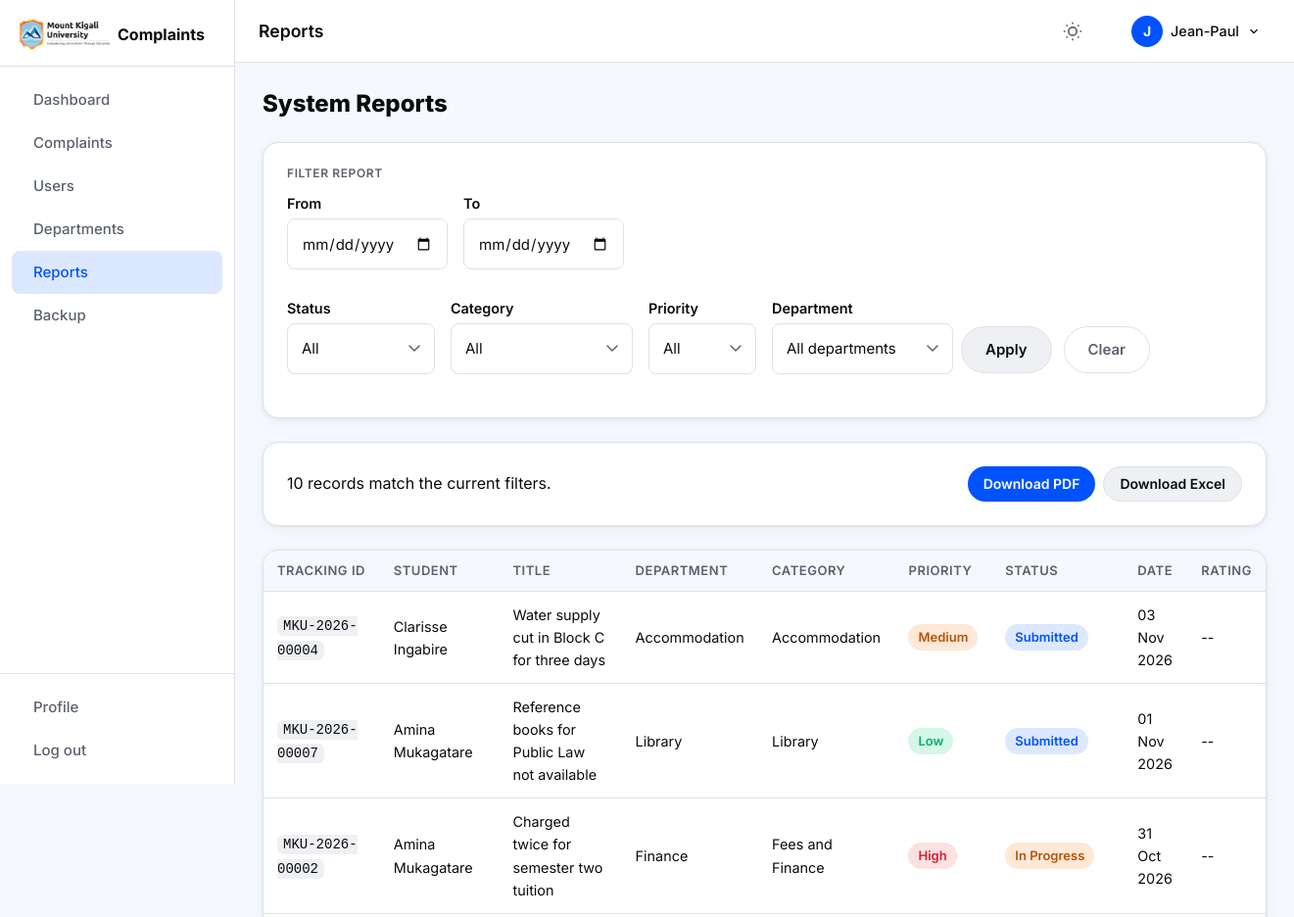
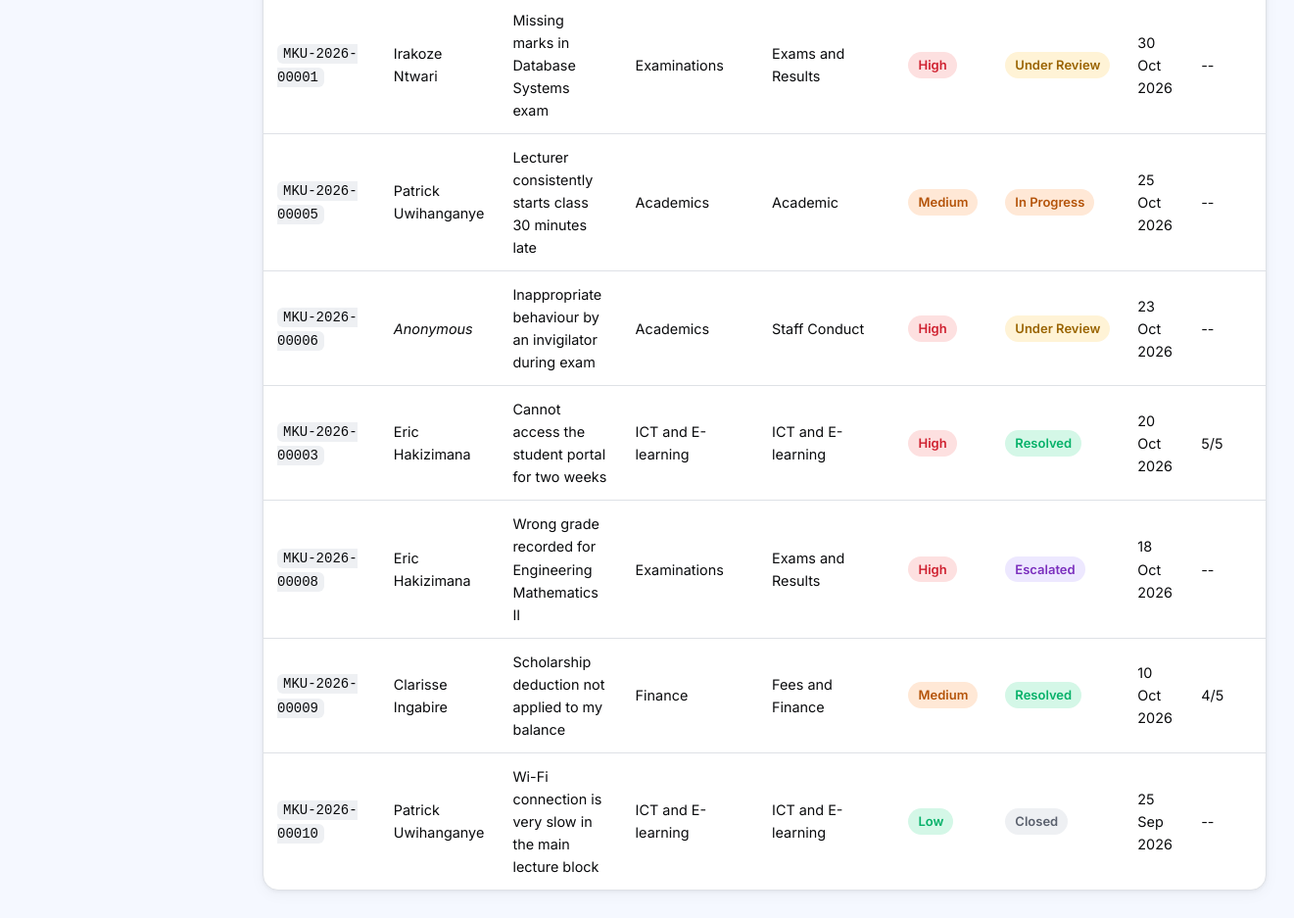
Screenshot of /admin/reports.php (signed in) with the database file from the repository (2 pictures, top to bottom).
### tables this page shows
CREATE TABLE `complaints` (
    `id`            INT UNSIGNED NOT NULL AUTO_INCREMENT,
    `tracking_id`   VARCHAR(20)  NOT NULL,
    `student_id`    INT UNSIGNED NOT NULL,
    `is_anonymous`  TINYINT(1)   NOT NULL DEFAULT 0,
    `category`      ENUM(
                        'Academic',
                        'Fees and Finance',
                        'Exams and Results',
                        'Accommodation',
                        'ICT and E-learning',
                        'Library',
                        'Staff Conduct',
                        'Other'
                    ) NOT NULL,
    `title`         VARCHAR(200) NOT NULL,
    `description`   TEXT NOT NULL,
    `priority`      ENUM('Low','Medium','High') NOT NULL DEFAULT 'Low',
    `department_id` INT UNSIGNED DEFAULT NULL,
    `assigned_to`   INT UNSIGNED DEFAULT NULL,
    `status`        ENUM(
                        'Submitted',
                        'Under Review',
                        'In Progress',
                        'Resolved',
                        'Closed',
                        'Rejected',
                        'Escalated'
                    ) NOT NULL DEFAULT 'Submitted',
    `rating`        TINYINT UNSIGNED DEFAULT NULL COMMENT '1-5 student satisfaction after resolution',
    `created_at`    DATETIME NOT NULL DEFAULT CURRENT_TIMESTAMP,
    `updated_at`    DATETIME NOT NULL DEFAULT CURRENT_TIMESTAMP ON UPDATE CURRENT_TIMESTAMP,
    PRIMARY KEY (`id`),
    UNIQUE KEY `uq_tracking_id` (`tracking_id`),
    KEY `idx_student_id`        (`student_id`),
    KEY `idx_status`            (`status`),
    KEY `idx_department_id`     (`department_id`),
    KEY `idx_assigned_to`       (`assigned_to`),
    KEY `idx_created_at`        (`created_at`),
    CONSTRAINT `fk_complaints_student`
        FOREIGN KEY (`student_id`) REFERENCES `users` (`id`)
        ON DELETE CASCADE ON UPDATE CASCADE,
    CONSTRAINT `fk_complaints_department`
        FOREIGN KEY (`department_id`) REFERENCES `departments` (`id`)
        ON DELETE SET NULL ON UPDATE CASCADE,
    CONSTRAINT `fk_complaints_assigned`
        FOREIGN KEY (`assigned_to`) REFERENCES `users` (`id`)
        ON DELETE SET NULL ON UPDATE CASCADE
);

CREATE TABLE `users` (
    `id`              INT UNSIGNED NOT NULL AUTO_INCREMENT,
    `reg_number`      VARCHAR(20)  DEFAULT NULL,
    `full_name`       VARCHAR(100) NOT NULL,
    `email`           VARCHAR(150) NOT NULL,
    `phone`           VARCHAR(20)  DEFAULT NULL,
    `faculty`         VARCHAR(100) DEFAULT NULL,
    `role`            ENUM('student','staff','admin') NOT NULL DEFAULT 'student',
    `department_id`   INT UNSIGNED DEFAULT NULL,
    `password_hash`   VARCHAR(255) NOT NULL,
    `failed_attempts` TINYINT UNSIGNED NOT NULL DEFAULT 0,
    `locked_until`    DATETIME DEFAULT NULL,
    `is_active`       TINYINT(1) NOT NULL DEFAULT 1,
    `created_at`      DATETIME NOT NULL DEFAULT CURRENT_TIMESTAMP,
    PRIMARY KEY (`id`),
    UNIQUE KEY `uq_email`      (`email`),
    UNIQUE KEY `uq_reg_number` (`reg_number`),
    KEY `idx_role`             (`role`),
    KEY `idx_department_id`    (`department_id`),
    CONSTRAINT `fk_users_department`
        FOREIGN KEY (`department_id`) REFERENCES `departments` (`id`)
        ON DELETE SET NULL ON UPDATE CASCADE
);

CREATE TABLE `departments` (
    `id`         INT UNSIGNED NOT NULL AUTO_INCREMENT,
    `name`       VARCHAR(100) NOT NULL,
    `email`      VARCHAR(150) DEFAULT NULL,
    PRIMARY KEY (`id`)
);

### includes/functions.php (called while the page is built, shortened)
<?php
function e(string $value): string {
    return htmlspecialchars($value, ENT_QUOTES | ENT_SUBSTITUTE, 'UTF-8');
}
function status_badge_class(string $status): string {
    return match ($status) {
        'Submitted'    => 'blue',
        'Under Review' => 'yellow',
        'In Progress'  => 'orange',
        'Resolved'     => 'green',
        'Closed'       => 'grey',
        'Rejected'     => 'red',
        'Escalated'    => 'purple',
        default        => 'grey',
    };
}
function priority_badge_class(string $priority): string {
    return match ($priority) {
        'High'   => 'red',
        'Medium' => 'orange',
        'Low'    => 'green',
        default  => 'grey',
    };
}

### admin/reports.php (the view, shortened to what this page needs)
<?php
require_once dirname(__DIR__) . '/includes/functions.php';
$pdo = get_db();
$date_from = trim($_GET['date_from'] ?? '');
$date_to   = trim($_GET['date_to']   ?? '');
$status    = trim($_GET['status']    ?? '');
$category  = trim($_GET['category']  ?? '');
$priority  = trim($_GET['priority']  ?? '');
$dept_id   = (int)($_GET['dept'] ?? 0);
$where  = ['1=1'];
$params = [];
$where_sql = 'WHERE ' . implode(' AND ', $where);
$list_stmt = $pdo->prepare(
    "SELECT c.id, c.tracking_id, c.title, c.category, c.status, c.priority,
            c.is_anonymous, c.created_at, c.updated_at, c.rating,
            u.full_name AS student_name, u.reg_number,
            d.name AS dept_name
     FROM complaints c
     JOIN users u ON u.id = c.student_id
     LEFT JOIN departments d ON d.id = c.department_id
     {$where_sql}
     ORDER BY c.created_at DESC LIMIT 500"
);
$list_stmt->execute($params);
$complaints = $list_stmt->fetchAll();
$query = http_build_query(array_filter([
    'date_from' => $date_from, 'date_to' => $date_to,
    'status'    => $status,    'category' => $category,
    'priority'  => $priority,  'dept' => $dept_id ?: '',
]));
include dirname(__DIR__) . '/includes/header.php';
?>
<div class="page-header">
  <h2 class="page-title">System Reports</h2>
</div>
<div class="card" style="margin-bottom:24px">
  <h3 class="card__section-title">Filter report</h3>
  <form method="GET" action="" class="filters-bar__form filters-bar__form--wrap">
    <div class="form-row form-row--half">
      <div class="form-group">
        <label class="form-label" for="date_from">From</label>
        <input type="date" id="date_from" name="date_from" class="form-input" value="<?= e($date_from) ?>">
      </div>
      <div class="form-group">
        <label class="form-label" for="date_to">To</label>
        <input type="date" id="date_to" name="date_to" class="form-input" value="<?= e($date_to) ?>">
      </div>
    </div>
    <div class="form-row form-row--four">
      <div class="form-group">
        <label class="form-label">Status</label>
        <select name="status" class="form-input form-select">
          <option value="">All</option>
        </select>
      </div>
      <div class="form-group">
        <label class="form-label">Category</label>
        <select name="category" class="form-input form-select">
          <option value="">All</option>
        </select>
      </div>
      <div class="form-group">
        <label class="form-label">Priority</label>
        <select name="priority" class="form-input form-select">
          <option value="">All</option>
        </select>
      </div>
      <div class="form-group">
        <label class="form-label">Department</label>
        <select name="dept" class="form-input form-select">
          <option value="">All departments</option>
        </select>
      </div>
    </div>
    <div class="form-actions">
      <button type="submit" class="btn btn--secondary"><?= icon('filter') ?> Apply</button>
      <a href="?" class="btn btn--ghost">Clear</a>
    </div>
  </form>
</div>
<div class="card report-download-bar" style="margin-bottom:24px">
  <span><?= count($complaints) ?> records match the current filters.</span>
  <div class="report-download-bar__actions">
    <a href="<?= APP_URL ?>/reports/pdf.php?<?= $query ?>" target="_blank"
       class="btn btn--primary btn--sm report-download-btn">
      <?= icon('download') ?> Download PDF
    </a>
    <a href="<?= APP_URL ?>/reports/excel.php?<?= $query ?>" target="_blank"
       class="btn btn--secondary btn--sm report-download-btn">
      <?= icon('download') ?> Download Excel
    </a>
  </div>
</div>
<?php if (empty($complaints)): ?>
  <div class="empty-state card"><?= icon('bar-chart') ?><h4>No data matches these filters</h4></div>
<?php else: ?>
  <div class="card table-card">
    <div class="table-wrap">
      <table class="table">
        <thead>
          <tr>
            <th>Tracking ID</th><th>Student</th><th>Title</th><th>Department</th>
            <th>Category</th><th>Priority</th><th>Status</th><th>Date</th><th>Rating</th>
          </tr>
        </thead>
        <tbody>
          <?php foreach ($complaints as $c): ?>
          <tr>
            <td><code class="tracking-id"><?= e($c['tracking_id']) ?></code></td>
            <td><?= $c['is_anonymous'] ? '<em>Anonymous</em>' : e($c['student_name']) ?></td>
            <td><?= e($c['title']) ?></td>
            <td><?= $c['dept_name'] ? e($c['dept_name']) : '--' ?></td>
            <td><?= e($c['category']) ?></td>
            <td><span class="badge badge--<?= priority_badge_class($c['priority']) ?>"><?= e($c['priority']) ?></span></td>
            <td><span class="badge badge--<?= status_badge_class($c['status']) ?>"><?= e($c['status']) ?></span></td>
            <td><?= date('d M Y', strtotime($c['created_at'])) ?></td>
            <td><?= $c['rating'] ? $c['rating'] . '/5' : '--' ?></td>
          </tr>
          <?php endforeach; ?>
        </tbody>
      </table>
    </div>
  </div>
<?php endif; ?>
<?php include dirname(__DIR__) . '/includes/footer.php'; ?>

### rows the page displays
complaints: tracking "MKU-2026-00004", student.full_name "Clarisse Ingabire", title "Water supply cut in Block C for three days", department.name "Accommodation", category "Accommodation", priority "Medium", status "Submitted", created_at "03 Nov 2026"
complaints: tracking "MKU-2026-00007", student.full_name "Amina Mukagatare", title "Reference books for Public Law not available", department.name "Library", category "Library", priority "Low", status "Submitted", created_at "01 Nov 2026"
complaints: tracking "MKU-2026-00002", student.full_name "Amina Mukagatare", title "Charged twice for semester two tuition", department.name "Finance", category "Fees and Finance", priority "High", status "In Progress", created_at "31 Oct 2026"
complaints: tracking "MKU-2026-00001", student.full_name "Irakoze Ntwari", title "Missing marks in Database Systems exam", department.name "Examinations", category "Exams and Results", priority "High", status "Under Review", created_at "30 Oct 2026"
complaints: tracking "MKU-2026-00005", student.full_name "Patrick Uwihanganye", title "Lecturer consistently starts class 30 minutes late", department.name "Academics", category "Academic", priority "Medium", status "In Progress", created_at "25 Oct 2026"
complaints: tracking "MKU-2026-00006", is_anonymous "Anonymous", title "Inappropriate behaviour by an invigilator during exam", department.name "Academics", category "Staff Conduct", priority "High", status "Under Review", created_at "23 Oct 2026"
complaints: tracking "MKU-2026-00003", student.full_name "Eric Hakizimana", title "Cannot access the student portal for two weeks", department.name "ICT and E-learning", category "ICT and E-learning", priority "High", status "Resolved", created_at "20 Oct 2026", rating "5"
complaints: tracking "MKU-2026-00008", student.full_name "Eric Hakizimana", title "Wrong grade recorded for Engineering Mathematics II", department.name "Examinations", category "Exams and Results", priority "High", status "Escalated", created_at "18 Oct 2026"
complaints: tracking "MKU-2026-00009", student.full_name "Clarisse Ingabire", title "Scholarship deduction not applied to my balance", department.name "Finance", category "Fees and Finance", priority "Medium", status "Resolved", created_at "10 Oct 2026", rating "4"
complaints: tracking "MKU-2026-00010", student.full_name "Patrick Uwihanganye", title "Wi-Fi connection is very slow in the main lecture block", department.name "ICT and E-learning", category "ICT and E-learning", priority "Low", status "Closed", created_at "25 Sep 2026"

### other values shown
$item['label'] "Dashboard"
$item['label'] "Complaints"
$item['label'] "Users"
$item['label'] "Departments"
$item['label'] "Reports"
$item['label'] "Backup"
$page_title "Reports"
substr($current_user['full_name'], 0, 1) "J"
explode(' ', $current_user['full_name'])[0] "Jean-Paul"
count($complaints) "10"
